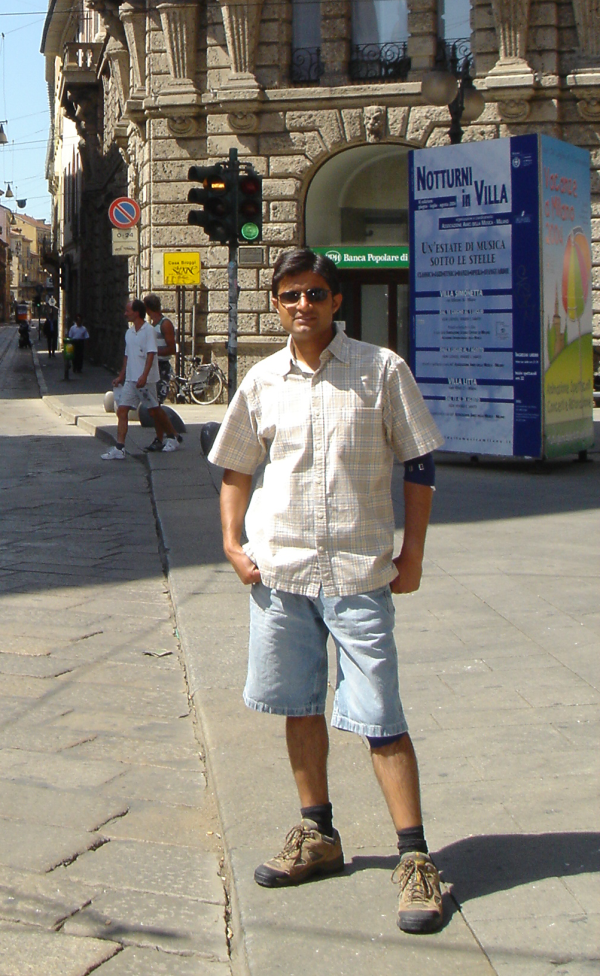
#> input picture Trabalho/crop001053.png, 600 x 976 px
$ python hog_maker.py   (older library calls are emulated)
#> lines starting #> are read from the running program, lines starting #| are printed output that depends on the picture
import cv2
import math
import numpy as np
import random
import matplotlib.pyplot as plt
from skimage.feature import hog
from skimage import data, exposure

img = np.flip(cv2.imread('crop001053.png'), axis=2)
print(img)
#> (printed output is left out)
img = img.astype(np.float64)
print(img)
#> (printed output is left out)

h_grad = np.copy(img)
v_grad = np.copy(img)

for m in range(img.shape[0]):
    for n in range(img.shape[1]):
        if m == 0:
            v_grad[m][n] = img[m+1][n] - img[m][n]
        elif m == img.shape[0] - 1:
            v_grad[m][n] = img[m][n] - img[m-1][n]
        else:
            v_grad[m][n] = img[m+1][n] - img[m-1][n]
        if n == 0:
            h_grad[m][n] = img[m][n+1] - img[m][n]
        elif n == img.shape[1] - 1:
            h_grad[m][n] = img[m][n] - img[m][n-1]
        else:
            h_grad[m][n] = img[m][n+1] - img[m][n-1]
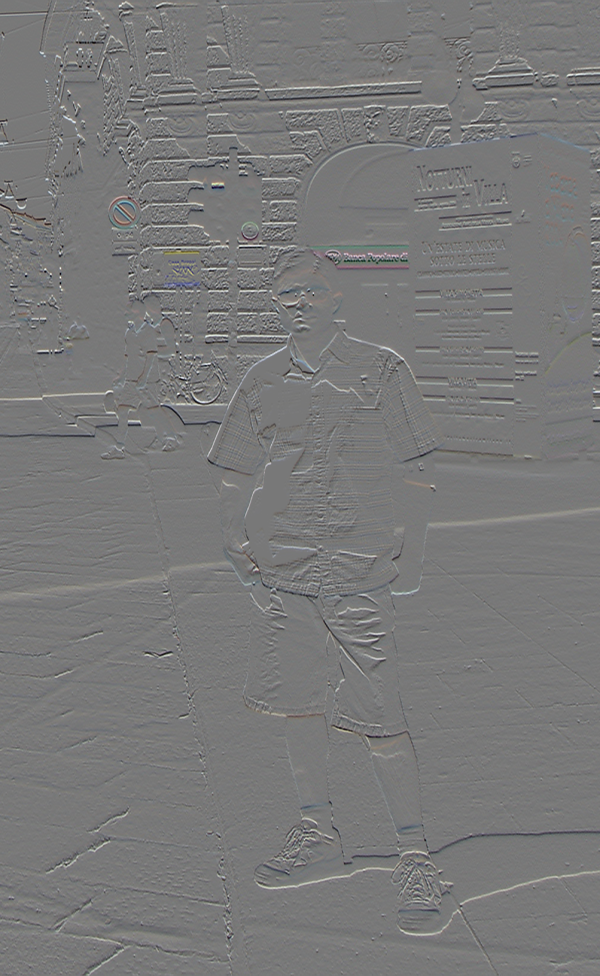
#> v_grad: shape (976, 600, 3) float64; mean R, G, B 0.2, 0.2, 0.2; drawn with min black and max white

grad_mag = np.sqrt(np.square(h_grad) + np.square(v_grad))
grad_dir = np.arctan(v_grad/h_grad)
#> grad_dir: shape (976, 600, 3) float64; 1.16% of the values are NaN or infinite; the others: min -1.57, max 1.57, mean 0.0117
grad_dir[np.isnan(grad_dir)] = np.pi/2
grad_dir = np.degrees(grad_dir)
grad_dir[grad_dir<0] += 180

grad_dir = np.absolute(grad_dir)

final_mag = np.zeros((img.shape[0], img.shape[1]), dtype=np.float64)
final_dir = np.zeros((img.shape[0], img.shape[1]), dtype=np.float64)
idxs = np.argmax(grad_mag, axis=2)
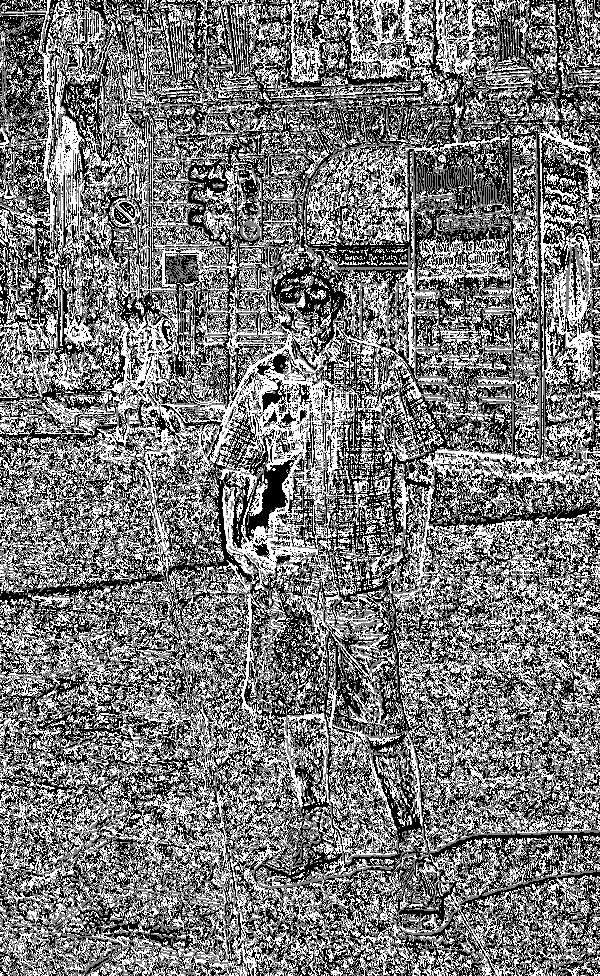
#> idxs: shape (976, 600) int64; min 0, max 2, mean 0.95; drawn with min black and max white

for m in range(final_mag.shape[0]):
    for n in range(final_mag.shape[1]):
        final_mag[m][n] = grad_mag[m][n][idxs[m][n]]
        final_dir[m][n] = grad_dir[m][n][idxs[m][n]]
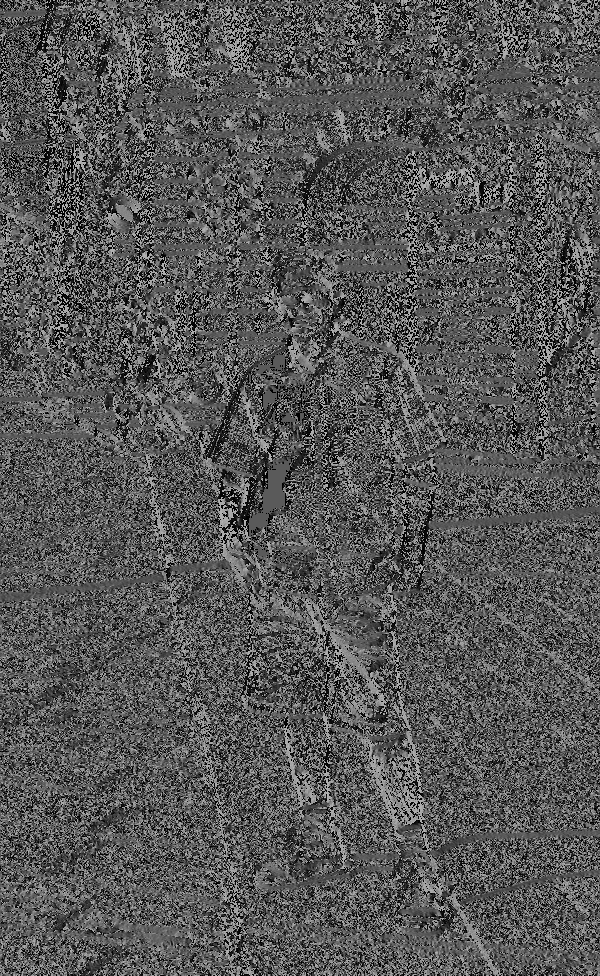
#> final_dir: shape (976, 600) float64; min 0, max 179.7, mean 86.8
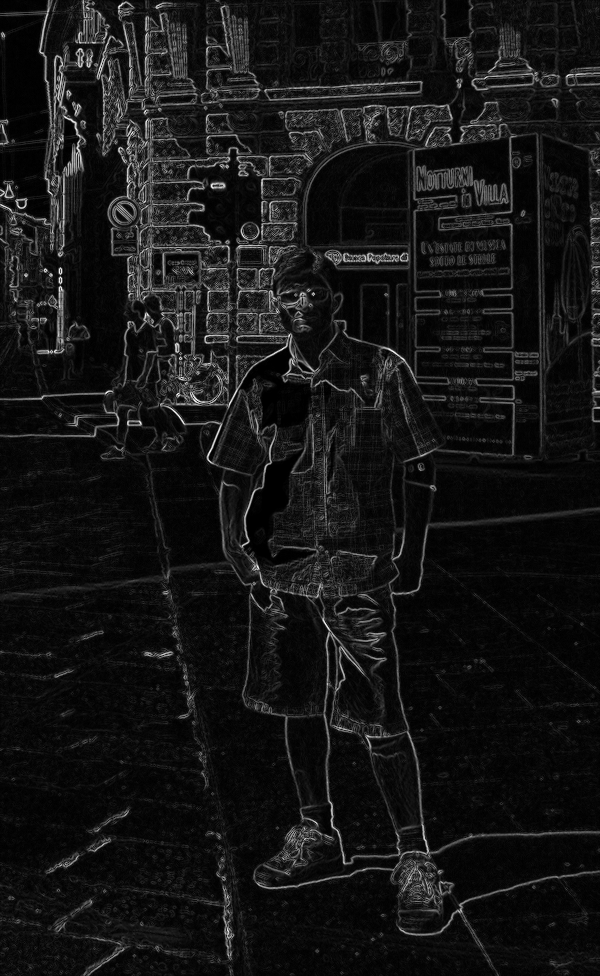
#> final_mag: shape (976, 600) float64; min 0, max 255.4, mean 21.7; drawn with min black and max white

cell_size = 8
h_cells = img.shape[1]//cell_size
#> h_cells = 75
v_cells = img.shape[0]//cell_size
#> v_cells = 122

cells = []

for m in range(v_cells):
    cells.append([])
    for n in range(h_cells):
        hist = [0,0,0,0,0,0,0,0,0]
        for l in range(cell_size*m, cell_size*(m+1)):
            for c in range(cell_size*n, cell_size*(n+1)):
                angle = final_dir[l][c]
                frac, bin_ = math.modf(angle/20)
                bin_ = int(bin_)
                if bin_ != 8:
                    hist[bin_] += final_mag[l][c]*(1-frac)
                    hist[bin_+1] += final_mag[l][c]*(frac)
                else:
                    hist[bin_] += final_mag[l][c]*(1-frac)
                    hist[0] += final_mag[l][c]*(frac)
        cells[-1].append(hist)
#> after the loop, cells = 122 items

cells = np.array(cells)

objects = ['0', '20', '40', '60', '80', '100', '120', '140', '160']
y_pos = np.arange(len(objects))
fig, (ax1, ax2) = plt.subplots(1, 2, figsize=(8, 4), sharex=False, sharey=False)

img = img.astype(np.uint8)
print(img)
#> (printed output is left out)
original_img = np.copy(img)

cell_l = 100
cell_c = 48

img[cell_size*cell_l:cell_size*(cell_l+1), cell_size*cell_c:cell_size*(cell_c+1), 0] = 255*np.ones((8,8))
#> img: shape (976, 600, 3); mean R, G, B 132.7, 128.2, 118.5
img[cell_size*cell_l:cell_size*(cell_l+1), cell_size*cell_c:cell_size*(cell_c+1), 1:] = np.zeros((8,8,2))
#> img: shape (976, 600, 3); mean R, G, B 132.7, 128.2, 118.5

ax1.axis('off')
ax1.imshow(img)
ax1.set_title('Input image')

ax2.axis('on')
ax2.bar(np.arange(9), cells[cell_l][cell_c])
ax2.set_title('Histogram of Oriented Gradients')
ax2.set_xticklabels(objects)
plt.show()
#> figure, not shown here; panel 2: tallest bar 876.2 high, from x = 7.6 to 8.4

for n in range(10):
    fig, (ax1, ax2) = plt.subplots(1, 2, figsize=(8, 4), sharex=False, sharey=False)
    img = np.copy(original_img)
    cell_l = random.randint(0,120)
    cell_c = random.randint(0, 60)

    img[cell_size*cell_l:cell_size*(cell_l+1), cell_size*cell_c:cell_size*(cell_c+1), 0] = 255*np.ones((8,8))
    img[cell_size*cell_l:cell_size*(cell_l+1), cell_size*cell_c:cell_size*(cell_c+1), 1:] = np.zeros((8,8,2))

    ax1.axis('off')
    ax1.imshow(img)
    ax1.set_title('Input image')

    ax2.axis('off')
    ax2.bar(np.arange(9), cells[cell_l][cell_c])
    ax2.set_title('Histogram of Oriented Gradients')
    plt.show()
#> this loop made 10 passes
#> pass 1, `plt.show()`:
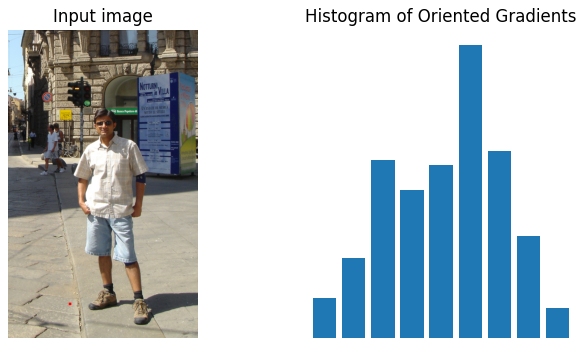
#> figure drawn by matplotlib, 2 panels

image = np.flip(cv2.imread('crop001053.png'), axis=2)

fd, hog_image = hog(image, orientations=8, pixels_per_cell=(16, 16),
                    cells_per_block=(1, 1), visualize=True, multichannel=True)
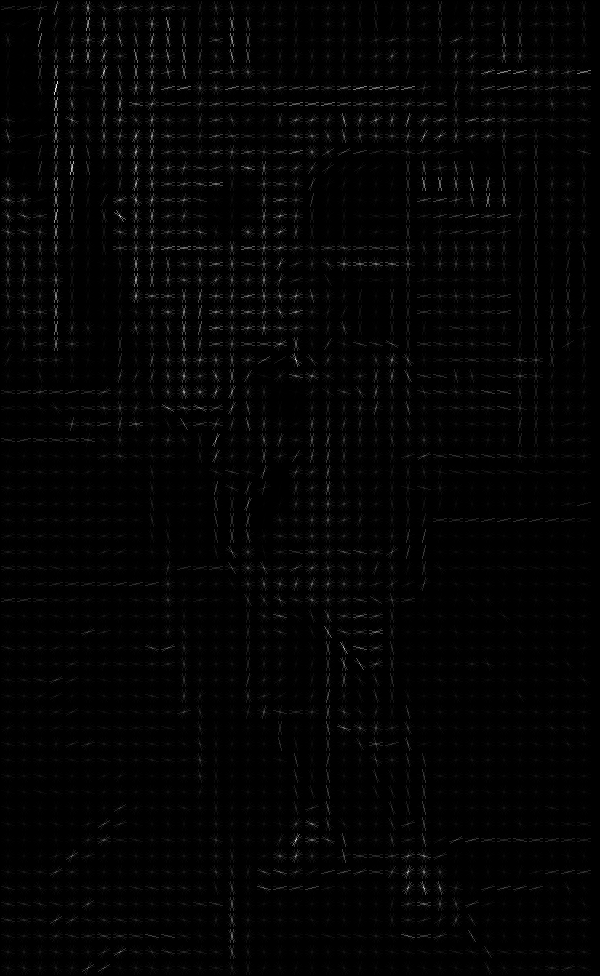
#> hog_image: shape (976, 600) float64; min 0, max 68.83, mean 1.1; drawn with min black and max white
#> fd = 18056 values, max 0.811 at index 608, min 0 at index 851, mean 0.337

fig, (ax1, ax2) = plt.subplots(1, 2, figsize=(8, 4), sharex=True, sharey=True)

ax1.axis('off')
ax1.imshow(image, cmap=plt.cm.gray)
ax1.set_title('Input image')

# Rescale histogram for better display
hog_image_rescaled = exposure.rescale_intensity(hog_image, in_range=(0, 10))
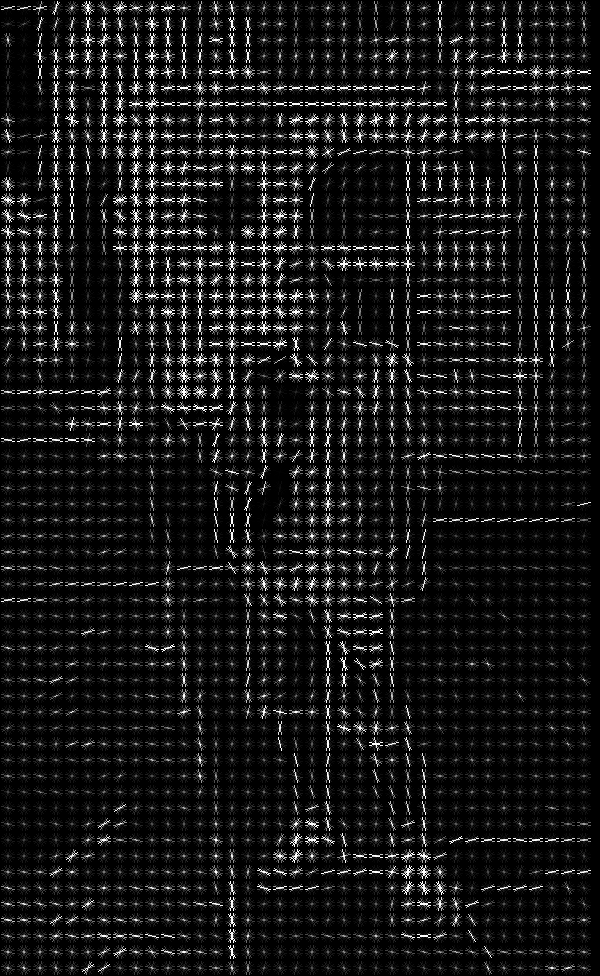
#> hog_image_rescaled: shape (976, 600) float64; min 0, max 1, mean 0.0949

ax2.axis('off')
ax2.imshow(hog_image_rescaled, cmap=plt.cm.gray)
ax2.set_title('Histogram of Oriented Gradients')
plt.show()
